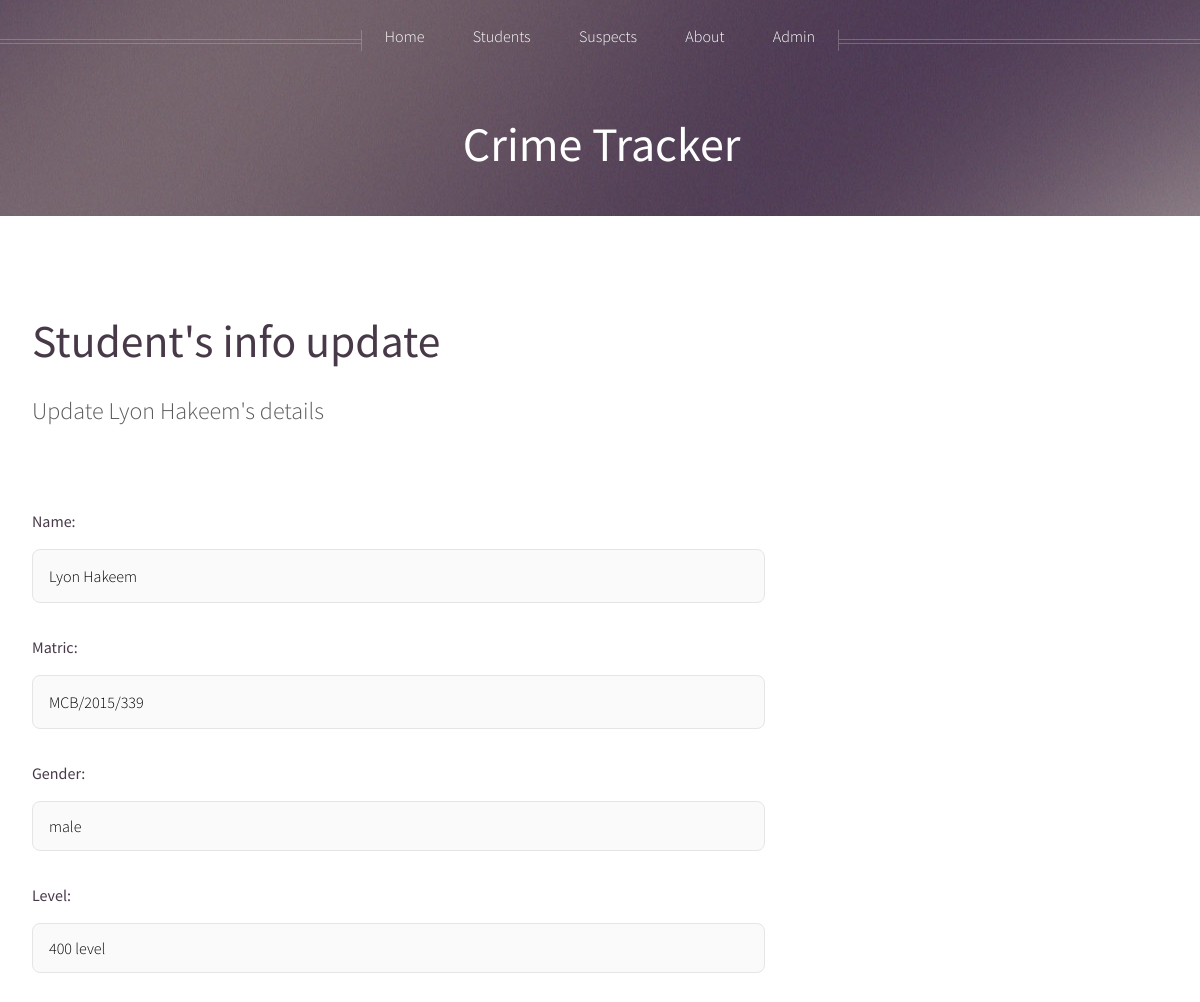
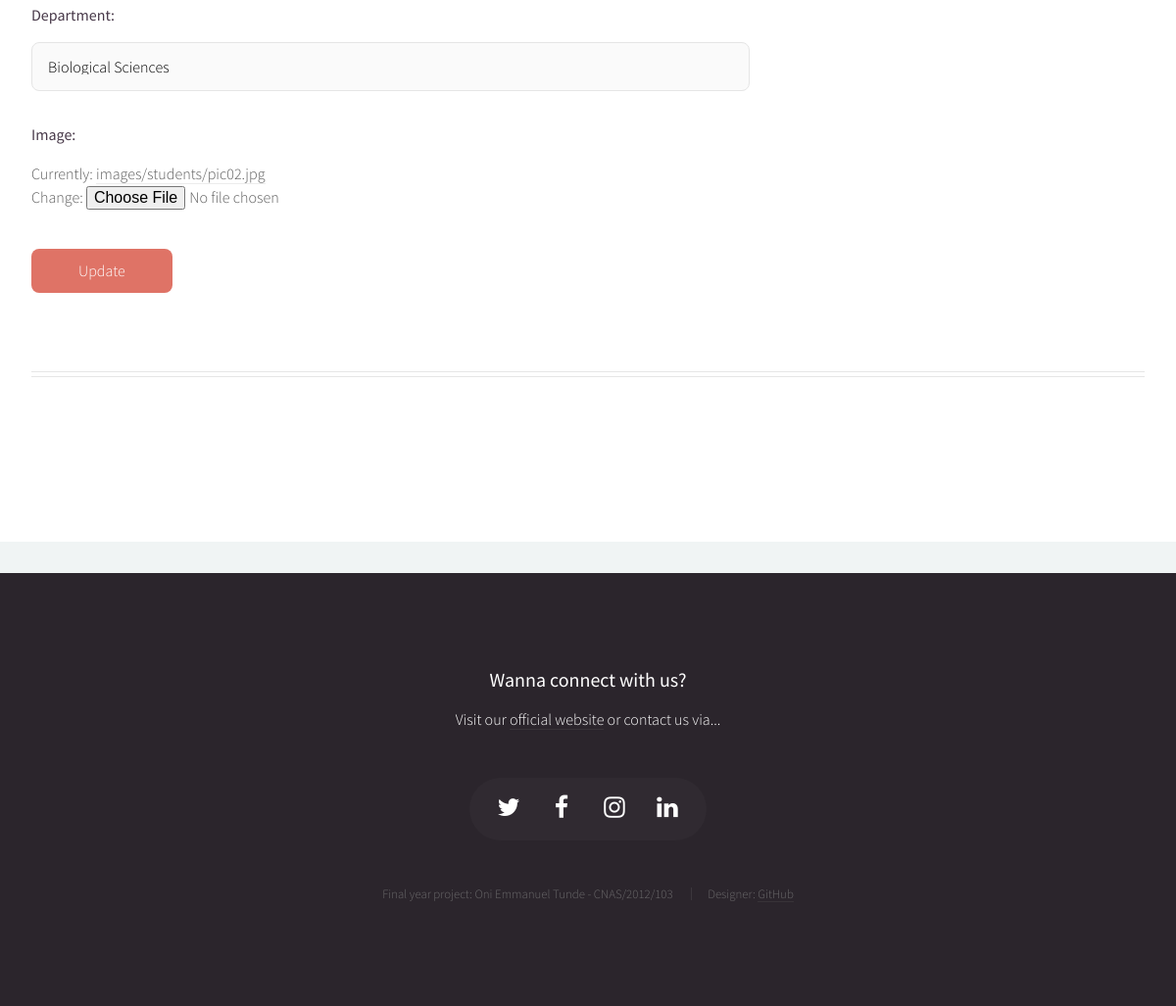
The app's page /students/update/15/ with its own data (2 pictures, top to bottom).
### students/models.py (models this page shows, shortened)
class Student(models.Model):
    name = models.CharField(max_length=255, name='name')
    matric = models.CharField(max_length=13, name='matric')
    GENDER = (('F', 'female'), ('M', 'male'))
    gender = models.CharField(max_length=1, choices=GENDER, name='gender')
    DEPARTMENT = (('ICT', 'Information and Communication Technology'),
                  ('PES', 'Physical and Earth Sciences'),
                  ('BIO', 'Biological Sciences'))
    department = models.CharField(max_length=50, choices=DEPARTMENT, name='department')
    LEVEL = (('100', '100 level'), ('200', '200 level'), ('300', '300 level'),
             ('400', '400 level'), ('500', '500 level'))
    level = models.CharField(max_length=10, choices=LEVEL, name='level')
    UPLOAD_PATH = f'images/{StudentsConfig.name}'
    image = models.ImageField(storage=fs, upload_to=UPLOAD_PATH, default='', name='image')

### students/views.py (the view)
# urls.py: path('update/<int:pk>/', views.StudentUpdate.as_view(), name='update'),
class StudentUpdate(UpdateView):
    template_name = 'students/update.html'
    model = Student
    fields = ['name', 'matric', 'gender', 'level', 'department', 'image']

### students/templates/students/update.html (shortened to what this page needs)
{% extends 'public/_layouts/_rightbar.html' %}
{% block body %}
  <div class="wrapper style1">
    <div class="container">
      <div class="row 200%">
        <div class="8u 12u(mobile)">
          <article id="main">
            <header>
              <h2><a href="">Student's info update</a></h2>
              <p>Update {{ student.name }}'s details</p>
            </header>
            <form action="" method="POST" class="uniform" enctype="multipart/form-data">
              {% include 'students/_includes/_form.html' %}
              <footer>
                <input type="submit" value="Update" class="button">
              </footer>
            </form>
          </article>
        </div>
        <div class="4u 12u(mobile)" id="sidebar">
        </div>
      </div>
      <hr>
    </div>
  </div>
{% endblock %}

### students/templates/students/_includes/_form.html (shortened to what this page needs)
<ul>
  {% for field in form %}
    <li class="form-group">
      <section>
        <label for="{{ field.id }}">{{ field.label_tag }}</label>
        {{ field }}
      </section>
    </li>
  {% endfor %}
</ul>

### records on screen
Student: name "Lyon Hakeem", form "Lyon Hakeem" "MCB/2015/339" "male" "400 level" "Biological Sciences"

### other values on screen
{{ field.label_tag }} "Name:" "Matric:" "Gender:" "Level:" "Department:" "Image:"
